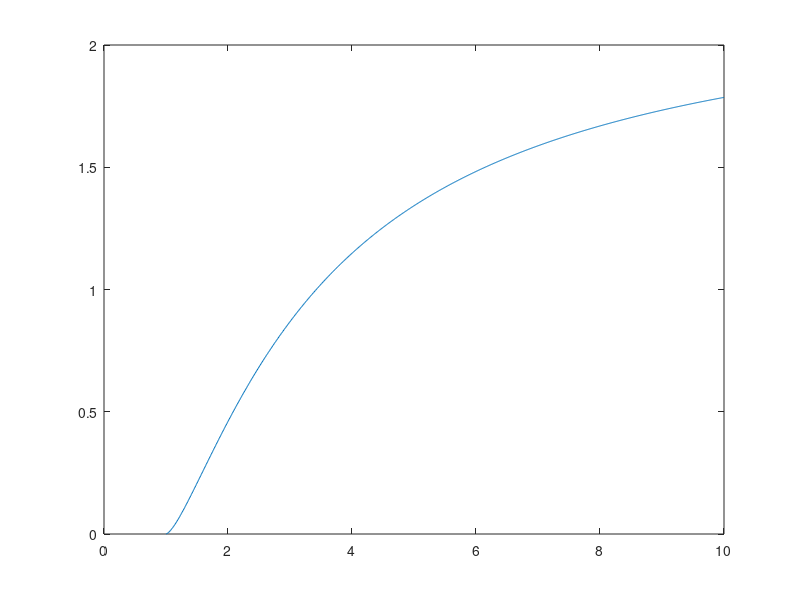

Recreate this plot in MATLAB.
clc;clear;
M_sym = 1:0.01:10;
l = length(M_sym);
gamma = 1.4;
for i = 1:l
    omega(i) = ((gamma+1)/(gamma-1))^0.5*atan(((gamma-1)/(gamma+1)*(M_sym(i)^2-1))^0.5) - atan((M_sym(i)^2-1)^0.5);
end
plot(M_sym,omega)
